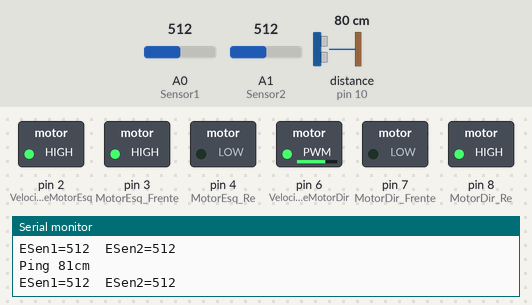
The sketch below on a simulated Arduino Uno, built with avr-gcc and run on an emulated ATmega328P. Parts: switched loads named in the sketch (green lamp = pin HIGH), the last lines printed to the serial monitor. The inputs (shaded band) are chosen by the test bench; at power-on: distance to the obstacle (sensor on pin 10) 80 cm, A0 (Sensor1) = 512, A1 (Sensor2) = 512. The echo pulse lasts 58.3 µs per cm.

Above: at 1.2 s.
1.3 s: distance to the obstacle (sensor on pin 10) set to 7 cm
2.8 s: distance to the obstacle (sensor on pin 10) set to 4 cm
At 6.1 s:
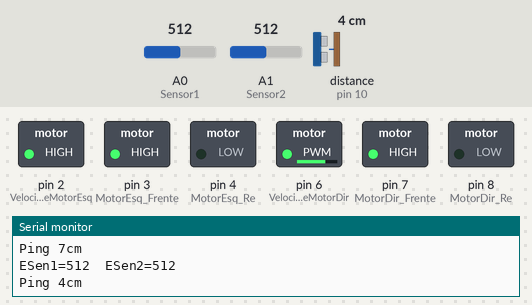
At 9.1 s:
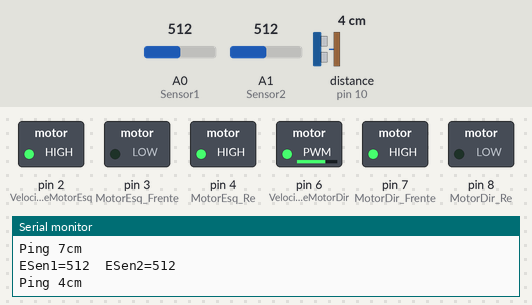
Timing chart, 0 to 14.8 s (numbered marks = the images above; inputs shaded):
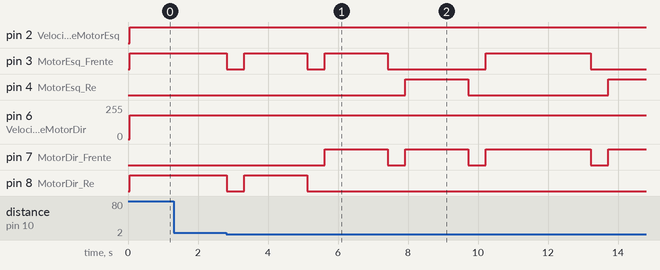

The sketch:

cod_completo_OBR_2020.ino
```cpp
   #include <NewPing.h>
   #define TRIGGER_PIN  9  // Arduino pin tied to trigger pin on the ultrasonic sensor.
   #define ECHO_PIN     10  // Arduino pin tied to echo pin on the ultrasonic sensor.
   #define MAX_DISTANCE 200 // Maximum distance we want to ping for (in centimeters). Maximum sensor distance is rated at 400-500cm.

   #define VelocidadeMotorEsq 2   //Controla a velocidade do motor esquerdo 0 a 255
   #define MotorEsq_Frente    3   //Movimenta o motor esquerdo para frente    Motor: fios Brancos e Vermelhos
   #define MotorEsq_Re        4   //Movimenta o motor esquerdo para trás
   #define VelocidadeMotorDir 6   //Controla a velocidade do motor direito 0 a 255
   #define MotorDir_Frente    7   //Movimenta o motor direito para frente
   #define MotorDir_Re        8   //Movimenta o motor direito para trás

   #define Sensor1           A0   //Sensor de linha lado esquerdo
   #define Sensor2           A1   //Sensor de linha lado direito
   #define Sensor3           A2   //Sensor verde lado esquerdo
   #define Sensor4           A3   //Sensor verde lado direito
   NewPing sonar(TRIGGER_PIN, ECHO_PIN, MAX_DISTANCE); // NewPing setup of pins and maximum distance.


  //******************************************************************Variáveis****************************************************************************//
   int mSen = 50;                    //Valor médio dos sensores de linha
   int mSenV = 30;
   int forcaMotorEsq = 180;          //Potência do motor esquerdo 0 a 255
   int forcaMotorDir = 180;          //Potência do motor direito 0 a 255
   int ESen1 = analogRead (Sensor1); //Variável que guarda a leitura do sensor 1.
   int ESen2 = analogRead (Sensor2); //Variável que guarda a leitura do sensor 2.

   //*************************************************************Funções********************************************************************************//

  //*******************************************************Virar para a Esquerda*************************************************************************//
    void VirarEsquerda() {
    analogWrite  (VelocidadeMotorEsq, forcaMotorEsq);
    digitalWrite (MotorEsq_Frente, LOW);
    digitalWrite (MotorEsq_Re, HIGH);
    analogWrite  (VelocidadeMotorDir, forcaMotorDir);
    digitalWrite (MotorDir_Frente, HIGH);
    digitalWrite (MotorDir_Re, LOW);
  }
  //************************************************************Virar para a Direita*********************************************************************//
    void VirarDireita() {
    analogWrite  (VelocidadeMotorEsq, forcaMotorEsq);
    digitalWrite (MotorEsq_Frente, HIGH);
    digitalWrite (MotorEsq_Re, LOW);
    analogWrite  (VelocidadeMotorDir, forcaMotorDir);
    digitalWrite (MotorDir_Frente, LOW);
    digitalWrite (MotorDir_Re, HIGH);
  }
  //************************************************************Movimentar para Frente*******************************************************************//
    void Frente () {
    analogWrite  (VelocidadeMotorEsq, forcaMotorEsq);
    digitalWrite (MotorEsq_Frente, HIGH);
    digitalWrite (MotorEsq_Re, LOW);
    analogWrite  (VelocidadeMotorDir, forcaMotorDir);
    digitalWrite (MotorDir_Frente, HIGH);
    digitalWrite (MotorDir_Re, LOW);
    }
  //************************************************************Movimentar para Trás***********************************************************************//
   void re() {
   analogWrite  (VelocidadeMotorEsq, forcaMotorEsq);
   digitalWrite (MotorEsq_Frente, LOW);
   digitalWrite (MotorEsq_Re, HIGH);
   analogWrite  (VelocidadeMotorDir, forcaMotorDir);
   digitalWrite (MotorDir_Frente, LOW);
   digitalWrite (MotorDir_Re, HIGH);
   }
  //**********************************************************************Parar****************************************************************************//
    void pare() {
    analogWrite  (VelocidadeMotorEsq, forcaMotorEsq);
    digitalWrite (MotorEsq_Frente, LOW);
    digitalWrite (MotorEsq_Re, LOW);
    analogWrite  (VelocidadeMotorDir, forcaMotorDir);
    digitalWrite (MotorDir_Frente, LOW);
    digitalWrite (MotorDir_Re, LOW);
  }
  void ObstaculoDireita() {
    pare();
    delay(500);
    VirarDireita();
    delay (1800);
    pare();
    delay(500);
    Frente ();
    delay(1800);
    pare();
    delay(500);
    VirarEsquerda();
    delay(1800);
    pare();
    delay(500);
    Frente ();
    delay(3000);
    pare();
    delay(500);
    VirarEsquerda();
    delay(1800);
    pare();
    delay(500);
    Frente();
    delay(1000);
    pare();
    delay(500);
    VirarDireita();
    delay(1000);
    Frente();

    }
  //*********************************************************************Setup*******************************************************************************//
  void setup() {
  pinMode (VelocidadeMotorEsq, OUTPUT);
  pinMode (MotorEsq_Frente, OUTPUT);
  pinMode (MotorEsq_Re, OUTPUT);
  pinMode (VelocidadeMotorDir, OUTPUT);
  pinMode (MotorDir_Frente, OUTPUT);
  pinMode (MotorDir_Re, OUTPUT);
  pinMode (Sensor1, INPUT);
  pinMode (Sensor2, INPUT);
  Serial.begin (9600);//Velocidade de leitura do Monitor serial 9600 bits por segundo//
  }
   //********************************************************************Loop********************************************************************************//
  void loop() {
  int ESen1 = analogRead (Sensor1); //Variável que guarda a leitura do sensor 1.
  int ESen2 = analogRead (Sensor2); //Variável que guarda a leitura do sensor 2.
  Serial.print   ("ESen1=");
  Serial.print   (ESen1);
  Serial.print   ("  ESen2=");
  Serial.println   (ESen2);
  delay(50);
  Serial.print("Ping ");
  Serial.print(sonar.ping_cm());
  Serial.println("cm");

  if((ESen1 < mSen) && (ESen2 > mSen)) {
    VirarDireita();
  if((ESen1 > mSen) && (ESen2 > mSen)) {
    VirarDireita();
  }
  }
  if((ESen1 < mSen) && (ESen2 > mSen)) {
  VirarDireita();
  }
  if((ESen1 > mSen) && (ESen2 < mSen)) {
    VirarEsquerda();
  }
  if((ESen1 < mSen) && (ESen2 < mSen)) {
    Frente();
  }
  if((ESen1 > mSen) && (ESen2 > mSen)) {
    VirarDireita();
  }

  if((sonar.ping_cm()<=5) && (sonar.ping_cm()>0)) {
      ObstaculoDireita();
  if((ESen1 < mSen) && (ESen2 > mSen)) {
  VirarDireita();
  }
  }

  }
```

Measured:
- the behaviour switches between 6 and 5 cm on distance to the obstacle (sensor on pin 10) (found by bisection; images 0 and 1)
- after the input at 2.8 s, pin 3 (MotorEsq_Frente): goes LOW 0.50 s, HIGH 1.8 s, LOW 0.50 s, HIGH 1.8 s, LOW 2.8 s, HIGH 3.0 s, then LOW, starting at once; pin 4 (MotorEsq_Re): LOW → HIGH after 5.1 s, → LOW 1.8 s later, → HIGH 4.0 s later
